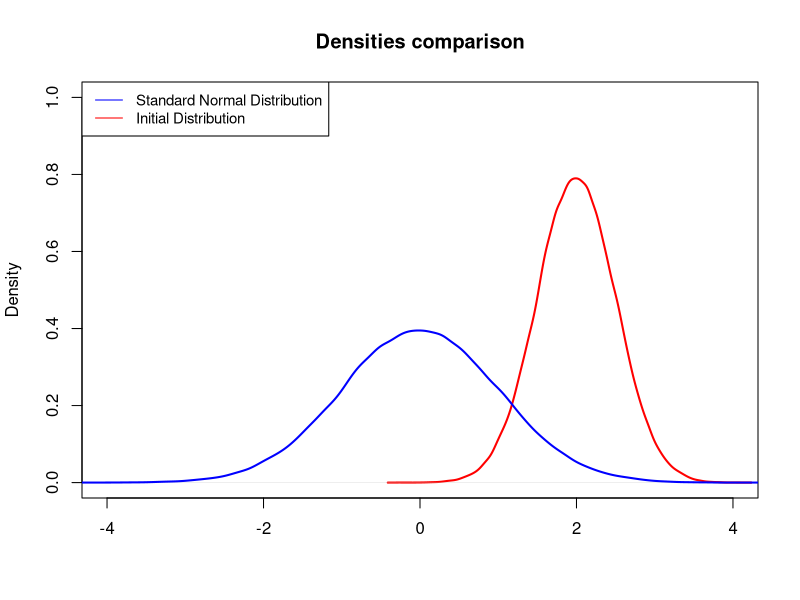

Write the R code that produced this figure.
## clear history
rm(list = ls(all = TRUE))
graphics.off()

## Generate a set of random variables following a normal distribution
m = 2
s = 0.5

random = rnorm(n = 1e+05, mean = m, sd = s)

## Determine their correspondent means, standard deviations and variances
mu  = mean(random)
sd  = sd(random)
var = var(random)

## Set the transformation function
Y = function(mu, sd, random) {
    (random - mu)/sd
}

## Compute the new set of random variables under standard normal distribution
X = (random - mu)/sd

## Determine the mean and variance of our transformation
mean(X)
var(X)

## Plot the results to show that X is asymptotically normal distributed

## Plot initial distribution
plot(density(random), col = "red", xlim = c(-m * 2, m * 2), ylim = c(0, 1), lwd = 2, 
    main = "Densities comparison", xlab = "")

## Plot Transformation
lines(density(X), col = "blue", lwd = 2)

## Set the legend
legend("topleft", legend = c("Standard Normal Distribution", "Initial Distribution"), 
    lty = 1, col = c("blue", "red"), cex = 0.9)
